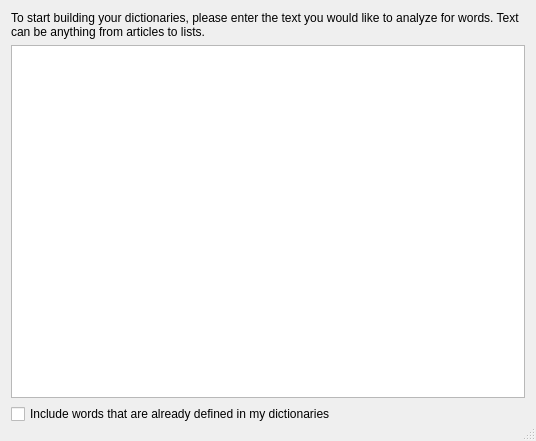
<?xml version="1.0" encoding="UTF-8"?>
<ui version="4.0">
 <class>DictionaryBuilder</class>
 <widget class="QDialog" name="DictionaryBuilder">
  <property name="geometry">
   <rect>
    <x>0</x>
    <y>0</y>
    <width>536</width>
    <height>441</height>
   </rect>
  </property>
  <property name="sizePolicy">
   <sizepolicy hsizetype="MinimumExpanding" vsizetype="MinimumExpanding">
    <horstretch>0</horstretch>
    <verstretch>0</verstretch>
   </sizepolicy>
  </property>
  <property name="windowTitle">
   <string>Plover: Dictionary Builder</string>
  </property>
  <property name="styleSheet">
   <string notr="true">QDialog {
margin: -6;
}</string>
  </property>
  <property name="sizeGripEnabled">
   <bool>true</bool>
  </property>
  <layout class="QVBoxLayout" name="verticalLayout">
   <item>
    <widget class="QStackedWidget" name="pages">
     <property name="currentIndex">
      <number>0</number>
     </property>
     <widget class="QWidget" name="input">
      <layout class="QVBoxLayout" name="vlayout">
       <property name="leftMargin">
        <number>0</number>
       </property>
       <property name="topMargin">
        <number>0</number>
       </property>
       <property name="rightMargin">
        <number>0</number>
       </property>
       <property name="bottomMargin">
        <number>0</number>
       </property>
       <item>
        <widget class="QLabel" name="intro_label">
         <property name="text">
          <string>To start building your dictionaries, please enter the text you would like to analyze for words. Text can be anything from articles to lists.</string>
         </property>
         <property name="wordWrap">
          <bool>true</bool>
         </property>
        </widget>
       </item>
       <item>
        <widget class="QPlainTextEdit" name="text_box">
         <property name="tabChangesFocus">
          <bool>true</bool>
         </property>
        </widget>
       </item>
       <item>
        <widget class="QCheckBox" name="check_include_words">
         <property name="text">
          <string>Include words that are already defined in my dictionaries</string>
         </property>
        </widget>
       </item>
      </layout>
     </widget>
     <widget class="QWidget" name="builder">
      <layout class="QGridLayout" name="glayout">
       <property name="leftMargin">
        <number>0</number>
       </property>
       <property name="topMargin">
        <number>0</number>
       </property>
       <property name="rightMargin">
        <number>0</number>
       </property>
       <property name="bottomMargin">
        <number>0</number>
       </property>
       <item row="2" column="0">
        <widget class="QWidget" name="add_translation" native="true">
         <property name="sizePolicy">
          <sizepolicy hsizetype="Preferred" vsizetype="Expanding">
           <horstretch>0</horstretch>
           <verstretch>0</verstretch>
          </sizepolicy>
         </property>
        </widget>
       </item>
       <item row="0" column="1">
        <widget class="QComboBox" name="order_combo">
         <property name="sizePolicy">
          <sizepolicy hsizetype="Preferred" vsizetype="Fixed">
           <horstretch>0</horstretch>
           <verstretch>0</verstretch>
          </sizepolicy>
         </property>
         <item>
          <property name="text">
           <string>Frequency</string>
          </property>
         </item>
         <item>
          <property name="text">
           <string>Order of Appearance</string>
          </property>
         </item>
         <item>
          <property name="text">
           <string>Alphabetical</string>
          </property>
         </item>
        </widget>
       </item>
       <item row="0" column="0">
        <widget class="QLabel" name="label">
         <property name="sizePolicy">
          <sizepolicy hsizetype="Expanding" vsizetype="Minimum">
           <horstretch>0</horstretch>
           <verstretch>0</verstretch>
          </sizepolicy>
         </property>
         <property name="font">
          <font>
           <pointsize>14</pointsize>
           <weight>75</weight>
           <bold>true</bold>
          </font>
         </property>
         <property name="text">
          <string>Defining word 0 of 0:</string>
         </property>
        </widget>
       </item>
       <item row="2" column="1">
        <widget class="QListWidget" name="word_list_widget"/>
       </item>
      </layout>
     </widget>
    </widget>
   </item>
   <item>
    <widget class="QDialogButtonBox" name="button_box">
     <property name="orientation">
      <enum>Qt::Horizontal</enum>
     </property>
     <property name="standardButtons">
      <set>QDialogButtonBox::NoButton</set>
     </property>
     <property name="centerButtons">
      <bool>false</bool>
     </property>
    </widget>
   </item>
  </layout>
 </widget>
 <tabstops>
  <tabstop>text_box</tabstop>
  <tabstop>check_include_words</tabstop>
  <tabstop>order_combo</tabstop>
 </tabstops>
 <resources/>
 <connections>
  <connection>
   <sender>button_box</sender>
   <signal>accepted()</signal>
   <receiver>DictionaryBuilder</receiver>
   <slot>accept()</slot>
   <hints>
    <hint type="sourcelabel">
     <x>248</x>
     <y>254</y>
    </hint>
    <hint type="destinationlabel">
     <x>157</x>
     <y>274</y>
    </hint>
   </hints>
  </connection>
  <connection>
   <sender>button_box</sender>
   <signal>rejected()</signal>
   <receiver>DictionaryBuilder</receiver>
   <slot>reject()</slot>
   <hints>
    <hint type="sourcelabel">
     <x>316</x>
     <y>260</y>
    </hint>
    <hint type="destinationlabel">
     <x>286</x>
     <y>274</y>
    </hint>
   </hints>
  </connection>
 </connections>
 <slots>
  <slot>on_next()</slot>
 </slots>
</ui>
